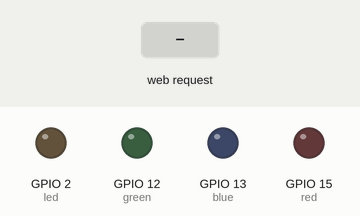
A sketch run on a simulated ESP8266 (NodeMCU). Shown: output pins drawn as LEDs (lit = HIGH). The test bench sets the inputs (shaded band). WiFi joins after 1.5 s; servers stay silent unless stated; what the sketch prints to the serial monitor is not drawn.

Above: at 2.8 s.
2.9 s: HTTP request GET /ledON received
At 4.1 s:
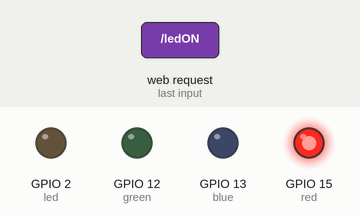
4.4 s: HTTP request GET /ledOFF received
At 5.3 s:
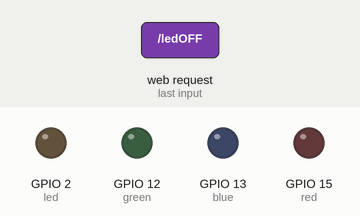
Timing chart, 0 to 7.4 s (numbered marks = the images above; inputs shaded):
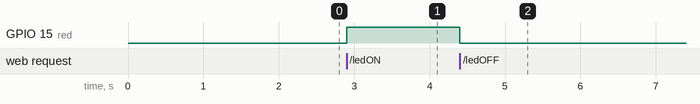

The sketch:

witty_as_wifi.ino
```cpp
#include <ESP8266WiFi.h>

#define led 2
#define red 15
#define green 12
#define blue 13
#define ldr A0

WiFiClient client;
WiFiServer server(80);  //http port no. 80

void setup() {
  // put your setup code here, to run once:
  pinMode(led,OUTPUT);
  pinMode(red, OUTPUT);
  pinMode(green, OUTPUT);
  pinMode(blue, OUTPUT);

  Serial.begin(9600);

//wittyboard as WiFi/ server

  WiFi.begin("WiFi Name","WiFi Password");
  while(WiFi.status()!=WL_CONNECTED)
  {
    Serial.print('-');
    delay(200);
  }
  Serial.println();
  Serial.println("witty board connected!");
  Serial.println(WiFi.localIP());

}

void loop() {
//wittyboard as server
  client = server.available();
  if(client == 1){
    String request = client.readStringUntil('\n');
    Serial.println(request);
    request.trim();
    if(request == "GET /ledON HTTP/1.1"){
      digitalWrite(red, HIGH);
    }
    else if(request == "GET /ledOFF HTTP/1.1"){
      digitalWrite(red, LOW);
    }
  }
}
```

Measured:
- after the input at 2.9 s, GPIO 15 (red): LOW → HIGH at once
- after the input at 4.4 s, GPIO 15 (red): HIGH → LOW at once
